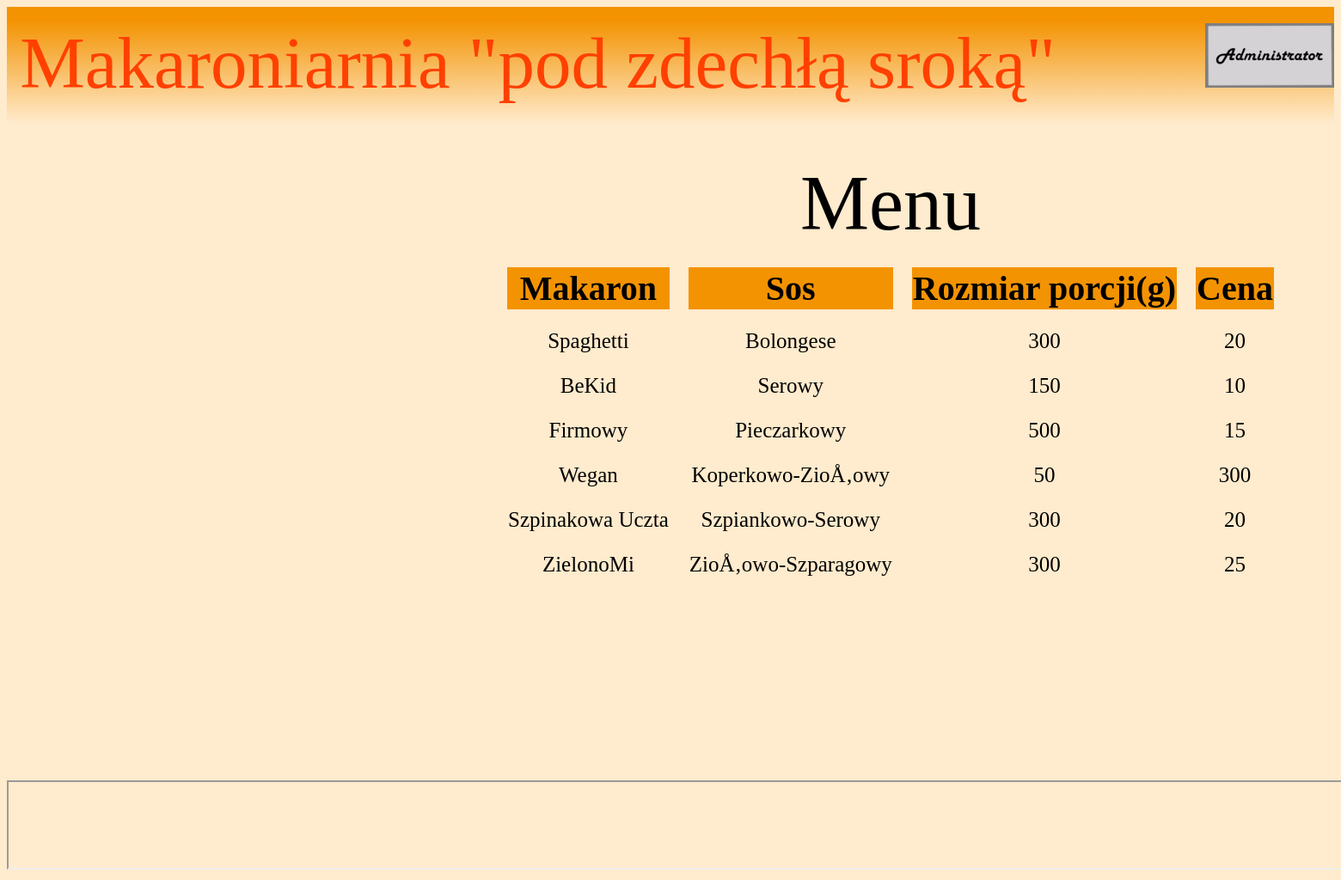
The page /logowanie.php on the database its author committed.
### tables this page shows
CREATE TABLE `makarony` (
  `id` int(11) NOT NULL,
  `makaron` varchar(50) DEFAULT NULL,
  `sos` varchar(50) NOT NULL,
  `wielkosc` int(11) NOT NULL,
  `cena` int(11) DEFAULT NULL
);

### logowanie.php (the view, shortened to what this page needs)
<!DOCTYPE html>
<html lang="pl-PL">
    <head>
        <link rel="stylesheet" href="logowanie.css">
      </head>
<body>
    <div id="container">
        <div id="menelu"><p>
            <div id="n1">  Makaroniarnia "pod zdechłą sroką" </div>
           <div id="n2"> <a href="index.html"><img src="admin.jpg" height="75px" width="150px" alt="tekst alternatywny"></a> </div>
        </p>
            <br><br><br><br>
</div>
<div id="menu"><br><br><br><br><br><br><br><br><br>
<?php
$con = new mysqli("localhost","maka","Klasa1618","lisekkk");
$q="SELECT * FROM makarony";
if($wynik=$con->query($q)){
 echo "<table id='tabelka'><tr>";
 echo "<tr>";
 echo "<td colspan='4' id='menuuu'>Menu</td>";
 echo "</tr>";
 echo "<td id='first'>Makaron</td>";
 echo "<td id='duo'>Sos</td>";
 echo "<td id='first'>Rozmiar porcji(g)</td>";
 echo "<td id='duo'>Cena</td>";
 echo "</tr>";
 while($row=$wynik->fetch_array()){
    echo "<tr>";
    echo "<td id='thre'>" . $row["makaron"] . "</td>";
    echo "<td id='for'>" . $row["sos"] . "</td>";
    echo "<td id='thre'>" . $row["wielkosc"] . "</td>";
    echo "<td id='for'>" . $row["cena"] . "</td>";
    echo "</tr>";
 }
 echo "</table>";
}
else{
echo $con->errno . " " . $con->error;}
?></div>
<iframe width=1844 height=100 name="strony" src="stopka.html" border="0"></iframe>
</div>
</body>
</html>

### logowanie.css (style rules this page uses)
body { background-color:#FFEBCD; }
#n1 { font-family: 'Whisper', cursive; background: linear-gradient(#f39302 , #FFEBCD); width:80%; height:120px; font-size: 85px; text-align: center; float: left; color:#ff4000; }
#n2 { background: linear-gradient(#f39302 , #FFEBCD); width:20%; height:120px; font-size: 85px; text-align: right; float: left; color:#ff4000; }
#container { width:100%; height:20%; background-color:#FFEBCD; margin-left: auto; margin-right: auto; margin-top: 1px; }
#menelu { background-color:#f39302; width:100%; height:120px; float: left; }
#menu { text-align: center; width:100%; height: 900px; text-align: center; }
#tabelka { text-align: center; float: left; margin-left: 570px; }
#tabelka td { text-align: center; border-color: #FFEBCD; border-width: 10px; border-style: solid; }
#first { font-family: 'Whisper', cursive; font-size: 40px; font-weight: bold; background-color: #f39302; }
#duo { font-size: 40px; font-family: 'Whisper', cursive; background-color: #f39302; font-weight: bold; }
#thre { font-size: 25px; font-family: 'Whisper', cursive; }
#for { font-size: 25px; font-family: 'Whisper', cursive; }
#menuuu { font-size: 90px; font-family: 'Whisper', cursive; }

### rows shown on the page
makarony: makaron "Spaghetti", sos "Bolongese", wielkosc "300", cena "20"
makarony: makaron "BeKid", sos "Serowy", wielkosc "150", cena "10"
makarony: makaron "Firmowy", sos "Pieczarkowy", wielkosc "500", cena "15"
makarony: makaron "Wegan", sos "Koperkowo-ZioÅ‚owy", wielkosc "50", cena "300"
makarony: makaron "Szpinakowa Uczta", sos "Szpiankowo-Serowy", wielkosc "300", cena "20"
makarony: makaron "ZielonoMi", sos "ZioÅ‚owo-Szparagowy", wielkosc "300", cena "25"
